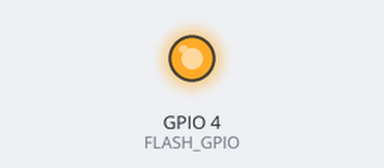
Simulated run of this sketch. Board: ESP32-S3. Shown: output pins drawn as LEDs (lit = HIGH). WiFi joins after 1.5 s; servers stay silent unless stated; uploads are accepted with an empty reply; the camera gives no picture; what the sketch prints to the serial monitor is not drawn.

Above: at 1.83 s.
At 31.9 s:
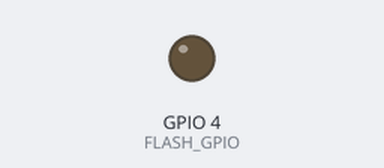
Timing chart, 0 to 80.1 s (numbered marks = the images above):
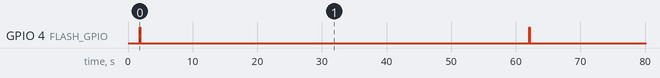

The sketch:

ESP32S3STREAM-ESP32-CAM-MB.ino
```cpp
#include "esp_camera.h"
#include <WiFi.h>
#include <HTTPClient.h>

// ================= Configurações =================
// WiFi
const char* WIFI_SSID = "InternetSA";
const char* WIFI_PASS = "cadebabaca";

// Servidor
const char* SERVER_URL = "http://52.54.32.237/granagrow/espstream/api.php";
const int UPLOAD_INTERVAL = 60000; // 5 segundos

// Câmera
#define FRAMESIZE FRAMESIZE_SVGA  // 800x600
#define JPEG_QUALITY 10
#define FLASH_GPIO 4

// ============== Pinagem da Câmera ================
#define PWDN_GPIO_NUM 32
#define RESET_GPIO_NUM -1
#define XCLK_GPIO_NUM 0
#define SIOD_GPIO_NUM 26
#define SIOC_GPIO_NUM 27
#define Y9_GPIO_NUM 35
#define Y8_GPIO_NUM 34
#define Y7_GPIO_NUM 39
#define Y6_GPIO_NUM 36
#define Y5_GPIO_NUM 21
#define Y4_GPIO_NUM 19
#define Y3_GPIO_NUM 18
#define Y2_GPIO_NUM 5
#define VSYNC_GPIO_NUM 25
#define HREF_GPIO_NUM 23
#define PCLK_GPIO_NUM 22

// ================== Protótipos ====================
bool setupCamera();
bool connectWiFi();
void sendImageTask(void *pvParameters);
String getMacAddress();

// ================== Variáveis ====================
camera_fb_t *fb = NULL;

void setup() {
  Serial.begin(115200);
  pinMode(FLASH_GPIO, OUTPUT);

  // 1. Conectar WiFi
  if(!connectWiFi()) {
    Serial.println("Falha WiFi! Reiniciando...");
    ESP.restart();
  }

  // 2. Inicializar Câmera
  if(!setupCamera()) {
    Serial.println("Falha Câmera! Reiniciando...");
    ESP.restart();
  }

  // 3. Iniciar Task de Envio
  xTaskCreatePinnedToCore(
    sendImageTask,
    "sendImageTask",
    8192,
    NULL,
    1,
    NULL,
    1
  );
}

void loop() {
  vTaskDelay(portMAX_DELAY);
}

// ============= Implementação das Funções ==============
bool setupCamera() {
  camera_config_t config;

  // Configuração do LEDC
  config.ledc_channel = LEDC_CHANNEL_1;
  config.ledc_timer = LEDC_TIMER_2;

  // Configuração dos pinos
  config.pin_pwdn = PWDN_GPIO_NUM;
  config.pin_reset = RESET_GPIO_NUM;
  config.pin_xclk = XCLK_GPIO_NUM;
  config.pin_sccb_sda = SIOD_GPIO_NUM;
  config.pin_sccb_scl = SIOC_GPIO_NUM;
  config.pin_d7 = Y9_GPIO_NUM;
  config.pin_d6 = Y8_GPIO_NUM;
  config.pin_d5 = Y7_GPIO_NUM;
  config.pin_d4 = Y6_GPIO_NUM;
  config.pin_d3 = Y5_GPIO_NUM;
  config.pin_d2 = Y4_GPIO_NUM;
  config.pin_d1 = Y3_GPIO_NUM;
  config.pin_d0 = Y2_GPIO_NUM;
  config.pin_vsync = VSYNC_GPIO_NUM;
  config.pin_href = HREF_GPIO_NUM;
  config.pin_pclk = PCLK_GPIO_NUM;

  // Parâmetros da câmera
  config.xclk_freq_hz = 20000000;
  config.pixel_format = PIXFORMAT_JPEG;
  config.frame_size = FRAMESIZE;
  config.jpeg_quality = JPEG_QUALITY;
  config.fb_count = 1;
  config.fb_location = CAMERA_FB_IN_PSRAM;

  esp_err_t err = esp_camera_init(&config);
  if (err != ESP_OK) {
    Serial.printf("Erro câmera: 0x%x\n", err);
    return false;
  }
  return true;
}

bool connectWiFi() {
  WiFi.begin(WIFI_SSID, WIFI_PASS);
  Serial.print("Conectando WiFi");

  unsigned long start = millis();
  while (WiFi.status() != WL_CONNECTED && millis() - start < 15000) {
    Serial.print(".");
    delay(500);
  }

  if (WiFi.status() != WL_CONNECTED) {
    Serial.println("\nFalha na conexão!");
    return false;
  }

  Serial.println("\nConectado! IP: " + WiFi.localIP().toString());
  return true;
}

String getMacAddress() {
  uint8_t mac[6];
  WiFi.macAddress(mac);
  char macStr[18];
  snprintf(macStr, sizeof(macStr), "%02X:%02X:%02X:%02X:%02X:%02X",
           mac[0], mac[1], mac[2], mac[3], mac[4], mac[5]);
  return String(macStr);
}

void sendImageTask(void *pvParameters) {
  while (true) {
    // 1. Verificar conexão
    if (WiFi.status() != WL_CONNECTED) {
      Serial.println("Reconectando WiFi...");
      WiFi.reconnect();
      vTaskDelay(5000 / portTICK_PERIOD_MS);
      continue;
    }

    // 2. Capturar imagem
    digitalWrite(FLASH_GPIO, HIGH);
    fb = esp_camera_fb_get();
    digitalWrite(FLASH_GPIO, LOW);

    if (!fb) {
      Serial.println("Falha na captura!");
      vTaskDelay(1000 / portTICK_PERIOD_MS);
      continue;
    }

    // 3. Preparar requisição
    HTTPClient http;
    String url = String(SERVER_URL) +
                "?mac_address=" + getMacAddress() +
                "&uploadTime=" + millis();

    http.begin(url);
    http.addHeader("Content-Type", "image/jpeg");
    http.setTimeout(10000);

    // 4. Enviar imagem
    Serial.printf("Enviando %d bytes...", fb->len);
    int httpCode = http.POST(fb->buf, fb->len);

    // 5. Processar resposta
    if (httpCode == HTTP_CODE_OK) {
      String response = http.getString();
      Serial.printf("Sucesso! Resposta: %s\n", response.c_str());
    } else {
      Serial.printf("Erro HTTP: %d\n", httpCode);
    }

    // 6. Limpar recursos
    http.end();
    esp_camera_fb_return(fb);
    fb = NULL;

    vTaskDelay(UPLOAD_INTERVAL / portTICK_PERIOD_MS);
  }
}
```

Measured:
- by itself, GPIO 4 (FLASH_GPIO): alternates HIGH for 0.06 s and LOW for 60.2 s
